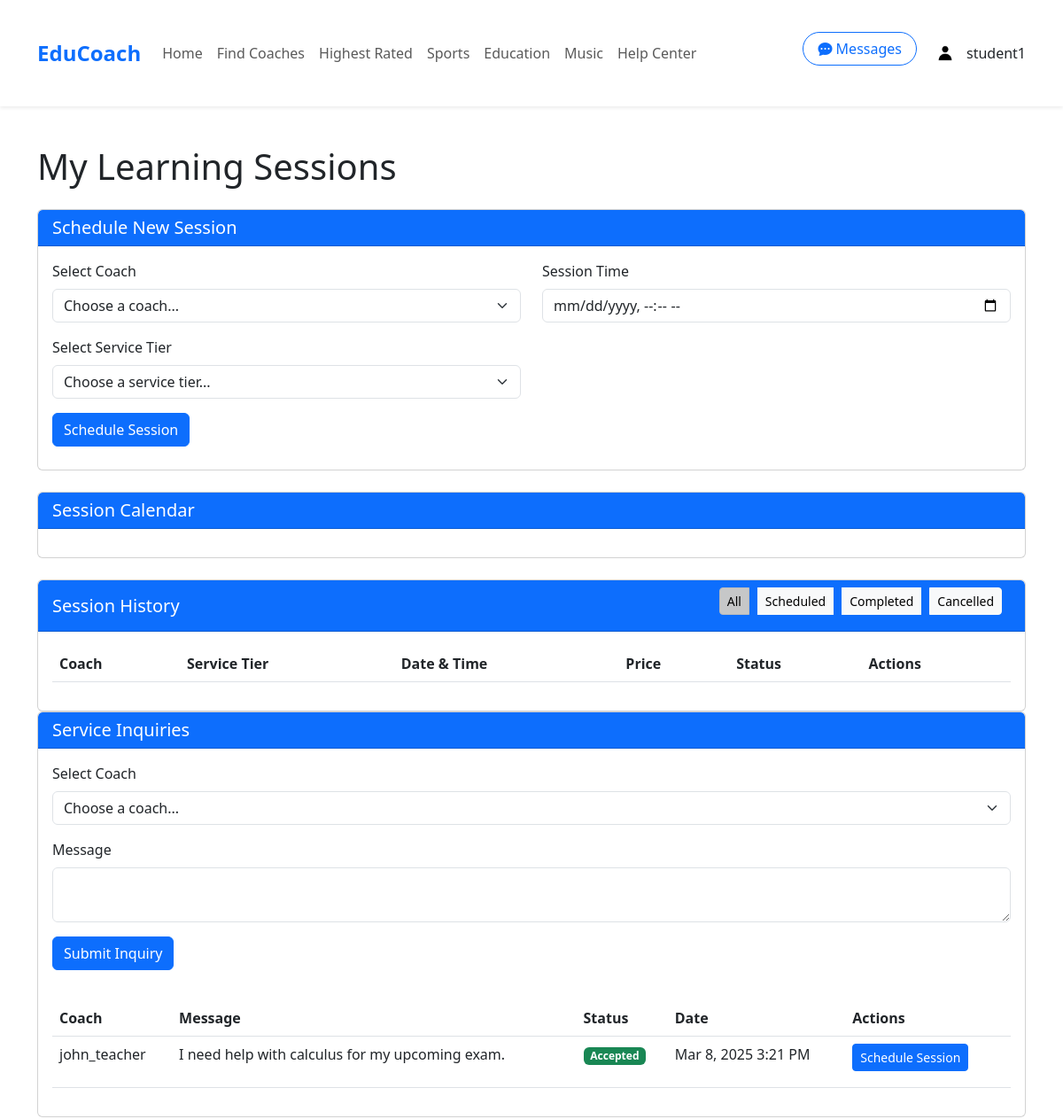
The page /pages/session.php (signed in, upper part) on the database as committed earlier.
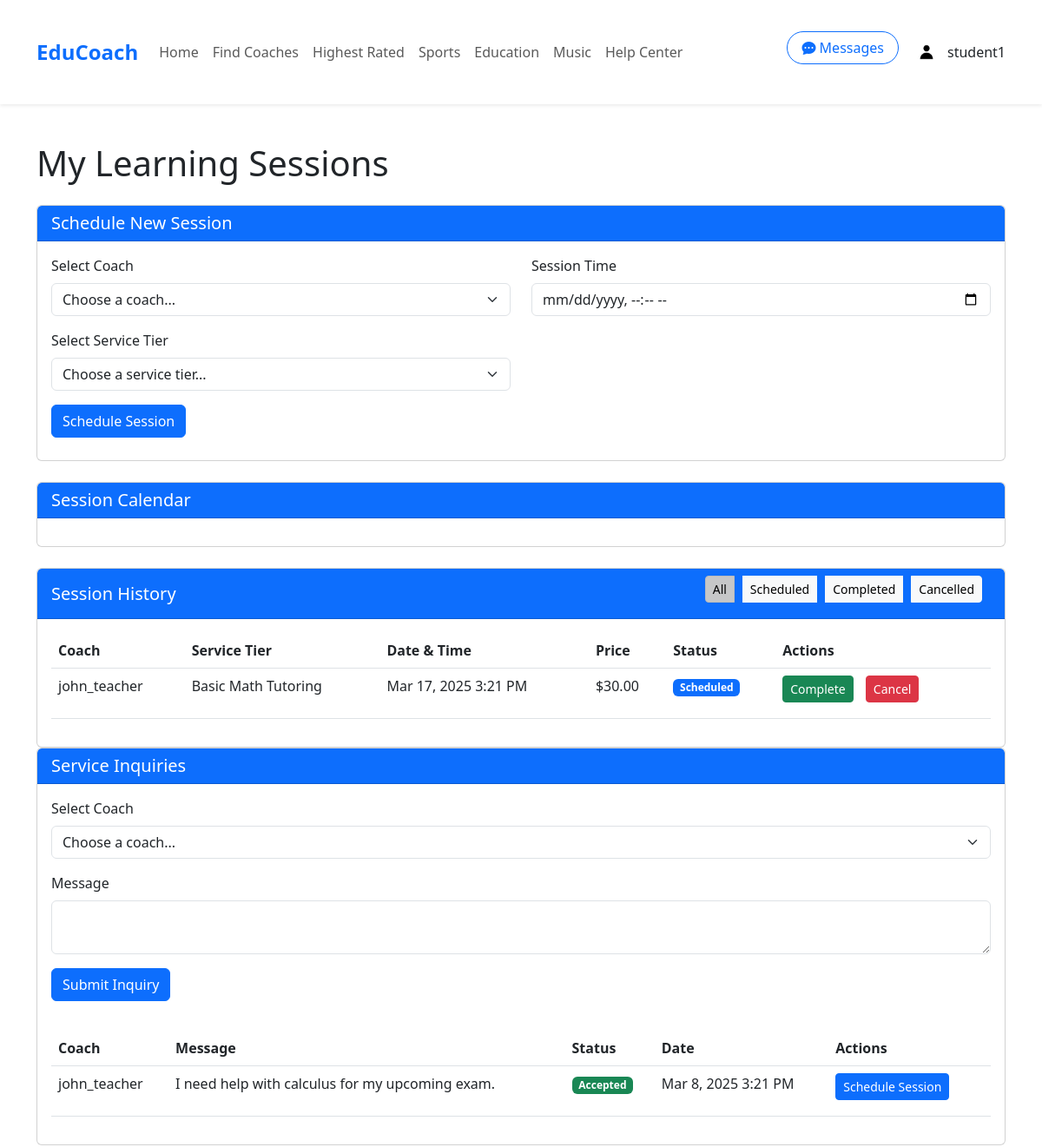
The same page on the database as committed later.
### tables this page shows
CREATE TABLE ServiceInquiries (
    inquiry_id INT PRIMARY KEY AUTO_INCREMENT,
    user_id INT,
    coach_id INT,
    tier_id INT,
    status ENUM('pending', 'accepted', 'rejected', 'completed') DEFAULT 'pending',
    message TEXT,
    created_at TIMESTAMP DEFAULT CURRENT_TIMESTAMP,
    FOREIGN KEY (user_id) REFERENCES Users(user_id) ON DELETE CASCADE,
    FOREIGN KEY (coach_id) REFERENCES Coaches(coach_id) ON DELETE CASCADE,
    FOREIGN KEY (tier_id) REFERENCES ServiceTiers(tier_id) ON DELETE SET NULL
);

CREATE TABLE Users (
    user_id INT PRIMARY KEY AUTO_INCREMENT,
    username VARCHAR(50) NOT NULL,
    email VARCHAR(100) NOT NULL UNIQUE,
    password_hash VARCHAR(255) NOT NULL,
    user_type ENUM('regular', 'business', 'admin') DEFAULT 'regular',
    profile_image VARCHAR(255),
    bio TEXT,
    created_at TIMESTAMP DEFAULT CURRENT_TIMESTAMP,
    is_banned BOOLEAN DEFAULT FALSE,
    reset_token VARCHAR(64) DEFAULT NULL,
    reset_expires DATETIME DEFAULT NULL,
    last_login DATETIME DEFAULT NULL
);

CREATE TABLE session (
    session_id INT PRIMARY KEY AUTO_INCREMENT,
    inquiry_id INT,
    learner_id INT,
    coach_id INT,
    tier_id INT,
    scheduled_time DATETIME,
    duration INT,  
    status ENUM('scheduled', 'completed', 'cancelled'),
    FOREIGN KEY (inquiry_id) REFERENCES ServiceInquiries(inquiry_id) ON DELETE SET NULL,
    FOREIGN KEY (learner_id) REFERENCES Users(user_id) ON DELETE CASCADE,
    FOREIGN KEY (coach_id) REFERENCES Coaches(coach_id) ON DELETE CASCADE,
    FOREIGN KEY (tier_id) REFERENCES ServiceTiers(tier_id) ON DELETE SET NULL
);

CREATE TABLE ServiceTiers (
    tier_id INT PRIMARY KEY AUTO_INCREMENT,
    coach_id INT,
    name VARCHAR(50) NOT NULL,
    description TEXT,
    price DECIMAL(8,2) NOT NULL,
    FOREIGN KEY (coach_id) REFERENCES Coaches(coach_id) ON DELETE CASCADE
);

### pages/session.php (the view, shortened to what the rows shown need)
<?php
require_once __DIR__ . '/../includes/db_connection.php';
$user_id = $_SESSION['user_id'];
$stmt = $pdo->prepare("SELECT user_type FROM Users WHERE user_id = ?");
$stmt->execute([$user_id]);
$user = $stmt->fetch();
$is_coach = ($user['user_type'] === 'business');
$query = $is_coach
    ? "SELECT s.*, u.username as learner_name, st.name as tier_name, st.price
       FROM session s
       JOIN Users u ON s.learner_id = u.user_id
       JOIN ServiceTiers st ON s.tier_id = st.tier_id
       WHERE s.coach_id = ?"
    : "SELECT s.*, u.username as coach_name, st.name as tier_name, st.price
       FROM session s
       JOIN Coaches c ON s.coach_id = c.coach_id
       JOIN Users u ON c.user_id = u.user_id
       JOIN ServiceTiers st ON s.tier_id = st.tier_id
       WHERE s.learner_id = ?";
$stmt = $pdo->prepare($query);
$stmt->execute([$user_id]);
$sessions = $stmt->fetchAll();
try {
    if ($is_coach) {
        $stmt = $pdo->prepare("
            SELECT i.*, u.username
            FROM ServiceInquiries i
            JOIN Users u ON i.user_id = u.user_id
            WHERE i.coach_id = (
                SELECT coach_id FROM Coaches WHERE user_id = ?
            )
            ORDER BY i.created_at DESC
        ");
        $stmt->execute([$user_id]);
    } else {
        $stmt = $pdo->prepare("
            SELECT i.*, u.username
            FROM ServiceInquiries i
            JOIN Coaches c ON i.coach_id = c.coach_id
            JOIN Users u ON c.user_id = u.user_id
            WHERE i.user_id = ?
            ORDER BY i.created_at DESC
        ");
        $stmt->execute([$user_id]);
    }
    $inquiries = $stmt->fetchAll();
} catch (PDOException $e) {
    error_log('Error fetching inquiries: ' . $e->getMessage());
    $inquiries = [];
}
include __DIR__ . '/../includes/header.php';
?>
<link href='https://cdn.jsdelivr.net/npm/fullcalendar@5.11.3/main.min.css' rel='stylesheet' />
<div class="container mt-4">
    <h1 class="mb-4"><?= $is_coach ? 'My Teaching Sessions' : 'My Learning Sessions' ?></h1>
    <div class="card">
        <div class="card-body">
            <div class="table-responsive">
                <table class="table table-hover">
                    <thead>
                        <tr>
                            <th><?= $is_coach ? 'Learner' : 'Coach' ?></th>
                            <th>Service Tier</th>
                            <th>Date & Time</th>
                            <th>Price</th>
                            <th>Status</th>
                            <th>Actions</th>
                        </tr>
                    </thead>
                    <tbody>
                        <?php foreach ($sessions as $session): ?>
                        <tr data-status="<?= strtolower($session['status']) ?>">
                            <td><?= htmlspecialchars($is_coach ? $session['learner_name'] : $session['coach_name']) ?></td>
                            <td><?= htmlspecialchars($session['tier_name']) ?></td>
                            <td><?= date('M j, Y g:i A', strtotime($session['scheduled_time'])) ?></td>
                            <td>$<?= number_format($session['price'], 2) ?></td>
                            <td>
                                <span class="badge bg-<?=
                                    $session['status'] === 'completed' ? 'success' :
                                    ($session['status'] === 'cancelled' ? 'danger' : 'primary')
                                ?>">
                                    <?= ucfirst($session['status']) ?>
                                </span>
                            </td>
                            <td>
                                <?php if (strtolower($session['status']) === 'scheduled'): ?>
                                <button class="btn btn-sm btn-success complete-session" data-session-id="<?= $session['session_id'] ?>">
                                    Complete
                                </button>
                                <button class="btn btn-sm btn-danger cancel-session" data-session-id="<?= $session['session_id'] ?>">
                                    Cancel
                                </button>
                                <?php endif; ?>
                            </td>
                        </tr>
                        <?php endforeach; ?>
                    </tbody>
                </table>
            </div>
        </div>
    </div>
    <div class="card mb-4">
        <div class="card-body">
            <div class="table-responsive mt-4">
                <table class="table table-hover">
                    <thead>
                        <tr>
                            <th><?= $is_coach ? 'Learner' : 'Coach' ?></th>
                            <th>Message</th>
                            <th>Status</th>
                            <th>Date</th>
                            <th>Actions</th>
                        </tr>
                    </thead>
                    <tbody>
                        <?php foreach ($inquiries as $inquiry): ?>
                        <tr>
                            <td><?= htmlspecialchars($inquiry['username']) ?></td>
                            <td><?= htmlspecialchars($inquiry['message']) ?></td>
                            <td>
                                <span class="badge bg-<?=
                                    $inquiry['status'] === 'pending' ? 'warning' :
                                    ($inquiry['status'] === 'accepted' ? 'success' :
                                    ($inquiry['status'] === 'rejected' ? 'danger' : 'primary'))
                                ?>">
                                    <?= ucfirst($inquiry['status']) ?>
                                </span>
                            </td>
                            <td><?= date('M j, Y g:i A', strtotime($inquiry['created_at'])) ?></td>
                            <td>
                                <?php if ($inquiry['status'] === 'accepted' && !$is_coach): ?>
                                <button class="btn btn-sm btn-primary convert-inquiry"
                                        data-inquiry-id="<?= $inquiry['inquiry_id'] ?>">
                                    Schedule Session
                                </button>
                                <?php endif; ?>
                            </td>
                        </tr>
                        <?php endforeach; ?>
                    </tbody>
                </table>
            </div>
        </div>
    </div>
</div>
<link href="https://cdn.jsdelivr.net/npm/bootstrap-icons@1.7.2/font/bootstrap-icons.css" rel="stylesheet">
<?php include __DIR__ . '/../includes/footer.php'; ?>

Rows that differ between the two databases and show on the page:
added session: coach_name "john_teacher", tier.name "Basic Math Tutoring", scheduled_time "Mar 17, 2025 3:21 PM", tier.price "30.00", status "Scheduled"
